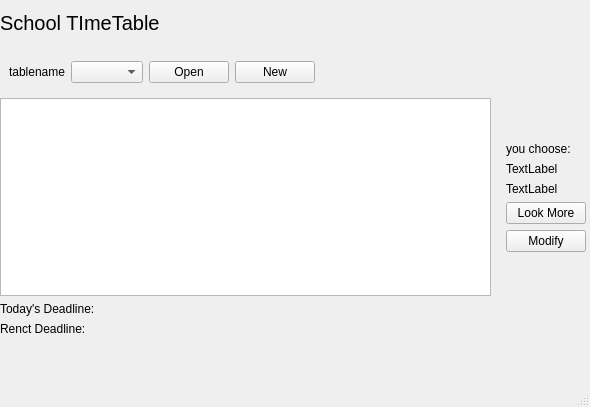
<?xml version="1.0" encoding="UTF-8"?>
<ui version="4.0">
 <class>Classtable</class>
 <widget class="QMainWindow" name="Classtable">
  <property name="geometry">
   <rect>
    <x>0</x>
    <y>0</y>
    <width>590</width>
    <height>407</height>
   </rect>
  </property>
  <property name="windowTitle">
   <string>MainWindow</string>
  </property>
  <widget class="QWidget" name="centralwidget">
   <widget class="QWidget" name="widget_4" native="true">
    <property name="geometry">
     <rect>
      <x>0</x>
      <y>98</y>
      <width>595</width>
      <height>198</height>
     </rect>
    </property>
    <property name="sizePolicy">
     <sizepolicy hsizetype="Expanding" vsizetype="Expanding">
      <horstretch>0</horstretch>
      <verstretch>0</verstretch>
     </sizepolicy>
    </property>
    <layout class="QHBoxLayout" name="horizontalLayout_2">
     <item>
      <widget class="QTableWidget" name="tableWidget">
       <property name="enabled">
        <bool>true</bool>
       </property>
       <property name="sizePolicy">
        <sizepolicy hsizetype="Expanding" vsizetype="Expanding">
         <horstretch>0</horstretch>
         <verstretch>0</verstretch>
        </sizepolicy>
       </property>
      </widget>
     </item>
     <item>
      <widget class="QWidget" name="widget_3" native="true">
       <property name="sizePolicy">
        <sizepolicy hsizetype="Fixed" vsizetype="Fixed">
         <horstretch>0</horstretch>
         <verstretch>0</verstretch>
        </sizepolicy>
       </property>
       <layout class="QGridLayout" name="gridLayout_2">
        <item row="1" column="0">
         <widget class="QLabel" name="label_4">
          <property name="text">
           <string>TextLabel</string>
          </property>
         </widget>
        </item>
        <item row="3" column="0">
         <widget class="QPushButton" name="pushButton">
          <property name="text">
           <string>Look More</string>
          </property>
         </widget>
        </item>
        <item row="0" column="0">
         <widget class="QLabel" name="label_3">
          <property name="text">
           <string>you choose:</string>
          </property>
         </widget>
        </item>
        <item row="4" column="0">
         <widget class="QPushButton" name="pushButton_2">
          <property name="text">
           <string>Modify</string>
          </property>
         </widget>
        </item>
        <item row="2" column="0">
         <widget class="QLabel" name="label_5">
          <property name="text">
           <string>TextLabel</string>
          </property>
         </widget>
        </item>
       </layout>
      </widget>
     </item>
    </layout>
   </widget>
   <widget class="QWidget" name="widget_2" native="true">
    <property name="geometry">
     <rect>
      <x>0</x>
      <y>302</y>
      <width>595</width>
      <height>58</height>
     </rect>
    </property>
    <layout class="QFormLayout" name="formLayout">
     <item row="0" column="0">
      <widget class="QLabel" name="label_6">
       <property name="text">
        <string>Today's Deadline:</string>
       </property>
      </widget>
     </item>
     <item row="1" column="0">
      <widget class="QLabel" name="label_7">
       <property name="text">
        <string>Renct Deadline:</string>
       </property>
      </widget>
     </item>
    </layout>
   </widget>
   <widget class="QWidget" name="widget" native="true">
    <property name="geometry">
     <rect>
      <x>0</x>
      <y>0</y>
      <width>595</width>
      <height>92</height>
     </rect>
    </property>
    <layout class="QFormLayout" name="formLayout_2">
     <item row="0" column="0">
      <widget class="QLabel" name="label">
       <property name="sizePolicy">
        <sizepolicy hsizetype="Expanding" vsizetype="Expanding">
         <horstretch>0</horstretch>
         <verstretch>0</verstretch>
        </sizepolicy>
       </property>
       <property name="font">
        <font>
         <pointsize>15</pointsize>
        </font>
       </property>
       <property name="text">
        <string>School TImeTable</string>
       </property>
      </widget>
     </item>
     <item row="1" column="0">
      <widget class="QWidget" name="widget_5" native="true">
       <layout class="QHBoxLayout" name="horizontalLayout">
        <item>
         <widget class="QLabel" name="label_2">
          <property name="text">
           <string>tablename</string>
          </property>
         </widget>
        </item>
        <item>
         <widget class="QComboBox" name="comboBox"/>
        </item>
        <item>
         <widget class="QPushButton" name="pushButton_4">
          <property name="text">
           <string>Open</string>
          </property>
         </widget>
        </item>
        <item>
         <widget class="QPushButton" name="pushButton_5">
          <property name="text">
           <string>New</string>
          </property>
         </widget>
        </item>
       </layout>
      </widget>
     </item>
    </layout>
   </widget>
  </widget>
  <widget class="QMenuBar" name="menubar">
   <property name="geometry">
    <rect>
     <x>0</x>
     <y>0</y>
     <width>590</width>
     <height>25</height>
    </rect>
   </property>
  </widget>
  <widget class="QStatusBar" name="statusbar"/>
 </widget>
 <resources/>
 <connections/>
</ui>
